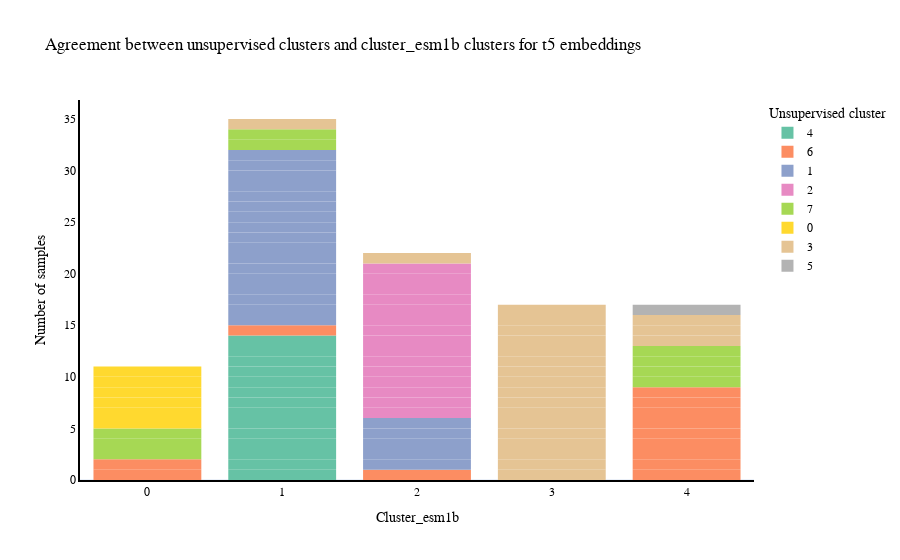

Notebook code cell kept with this figure:
### Code cell
emb_handler.plot_feature_cluster_overlap(emb_space_name="t5",
                                         feature='cluster_esm1b')

### Figure 1 — Plotly figure (JSON) as saved in the notebook; plotly's stock layout.template omitted (floating-point values rounded to 4 significant figures)
{"data": [{"alignmentgroup": "True", "hovertemplate": "Unsupervised cluster=4<br>Cluster_esm1b=%{x}<br>Number of samples=%{y}<extra></extra>", "legendgroup": "4", "marker": {"color": "rgb(102,194,165)", "line": {"width": 0}, "pattern": {"shape": ""}}, "name": "4", "offsetgroup": "4", "orientation": "v", "showlegend": true, "textposition": "auto", "type": "bar", "x": ["1", "1", "1", "1", "1", "1", "1", "1", "1", "1", "1", "1", "1", "1"], "xaxis": "x", "y": [1, 1, 1, 1, 1, 1, 1, 1, 1, 1, 1, 1, 1, 1], "yaxis": "y"}, {"alignmentgroup": "True", "hovertemplate": "Unsupervised cluster=6<br>Cluster_esm1b=%{x}<br>Number of samples=%{y}<extra></extra>", "legendgroup": "6", "marker": {"color": "rgb(252,141,98)", "line": {"width": 0}, "pattern": {"shape": ""}}, "name": "6", "offsetgroup": "6", "orientation": "v", "showlegend": true, "textposition": "auto", "type": "bar", "x": ["1", "4", "4", "0", "4", "4", "4", "4", "4", "4", "4", "0", "2"], "xaxis": "x", "y": [1, 1, 1, 1, 1, 1, 1, 1, 1, 1, 1, 1, 1], "yaxis": "y"}, {"alignmentgroup": "True", "hovertemplate": "Unsupervised cluster=1<br>Cluster_esm1b=%{x}<br>Number of samples=%{y}<extra></extra>", "legendgroup": "1", "marker": {"color": "rgb(141,160,203)", "line": {"width": 0}, "pattern": {"shape": ""}}, "name": "1", "offsetgroup": "1", "orientation": "v", "showlegend": true, "textposition": "auto", "type": "bar", "x": ["1", "1", "1", "1", "2", "1", "1", "1", "1", "1", "1", "1", "1", "1", "2", "2", "2", "2", "1", "1", "1", "1"], "xaxis": "x", "y": [1, 1, 1, 1, 1, 1, 1, 1, 1, 1, 1, 1, 1, 1, 1, 1, 1, 1, 1, 1, 1, 1], "yaxis": "y"}, {"alignmentgroup": "True", "hovertemplate": "Unsupervised cluster=2<br>Cluster_esm1b=%{x}<br>Number of samples=%{y}<extra></extra>", "legendgroup": "2", "marker": {"color": "rgb(231,138,195)", "line": {"width": 0}, "pattern": {"shape": ""}}, "name": "2", "offsetgroup": "2", "orientation": "v", "showlegend": true, "textposition": "auto", "type": "bar", "x": ["2", "2", "2", "2", "2", "2", "2", "2", "2", "2", "2", "2", "2", "2", "2"], "xaxis": "x", "y": [1, 1, 1, 1, 1, 1, 1, 1, 1, 1, 1, 1, 1, 1, 1], "yaxis": "y"}, {"alignmentgroup": "True", "hovertemplate": "Unsupervised cluster=7<br>Cluster_esm1b=%{x}<br>Number of samples=%{y}<extra></extra>", "legendgroup": "7", "marker": {"color": "rgb(166,216,84)", "line": {"width": 0}, "pattern": {"shape": ""}}, "name": "7", "offsetgroup": "7", "orientation": "v", "showlegend": true, "textposition": "auto", "type": "bar", "x": ["0", "4", "1", "4", "1", "4", "0", "0", "4"], "xaxis": "x", "y": [1, 1, 1, 1, 1, 1, 1, 1, 1], "yaxis": "y"}, {"alignmentgroup": "True", "hovertemplate": "Unsupervised cluster=0<br>Cluster_esm1b=%{x}<br>Number of samples=%{y}<extra></extra>", "legendgroup": "0", "marker": {"color": "rgb(255,217,47)", "line": {"width": 0}, "pattern": {"shape": ""}}, "name": "0", "offsetgroup": "0", "orientation": "v", "showlegend": true, "textposition": "auto", "type": "bar", "x": ["0", "0", "0", "0", "0", "0"], "xaxis": "x", "y": [1, 1, 1, 1, 1, 1], "yaxis": "y"}, {"alignmentgroup": "True", "hovertemplate": "Unsupervised cluster=3<br>Cluster_esm1b=%{x}<br>Number of samples=%{y}<extra></extra>", "legendgroup": "3", "marker": {"color": "rgb(229,196,148)", "line": {"width": 0}, "pattern": {"shape": ""}}, "name": "3", "offsetgroup": "3", "orientation": "v", "showlegend": true, "textposition": "auto", "type": "bar", "x": ["2", "3", "1", "3", "3", "3", "3", "3", "3", "3", "3", "3", "3", "3", "3", "3", "3", "4", "4", "4", "3", "3"], "xaxis": "x", "y": [1, 1, 1, 1, 1, 1, 1, 1, 1, 1, 1, 1, 1, 1, 1, 1, 1, 1, 1, 1, 1, 1], "yaxis": "y"}, {"alignmentgroup": "True", "hovertemplate": "Unsupervised cluster=5<br>Cluster_esm1b=%{x}<br>Number of samples=%{y}<extra></extra>", "legendgroup": "5", "marker": {"color": "rgb(179,179,179)", "line": {"width": 0}, "pattern": {"shape": ""}}, "name": "5", "offsetgroup": "5", "orientation": "v", "showlegend": true, "textposition": "auto", "type": "bar", "x": ["4"], "xaxis": "x", "y": [1], "yaxis": "y"}], "layout": {"barmode": "relative", "font": {"color": "black", "family": "Arial", "size": 12}, "legend": {"title": {"text": "Unsupervised cluster"}, "tracegroupgap": 0}, "title": {"text": "Agreement between unsupervised clusters and cluster_esm1b clusters for t5 embeddings"}, "xaxis": {"anchor": "y", "categoryorder": "category ascending", "domain": [0, 1], "linecolor": "black", "linewidth": 2, "showgrid": false, "showline": true, "title": {"text": "Cluster_esm1b"}}, "yaxis": {"anchor": "x", "domain": [0, 1], "linecolor": "black", "linewidth": 2, "showgrid": false, "showline": true, "title": {"text": "Number of samples"}}}}
